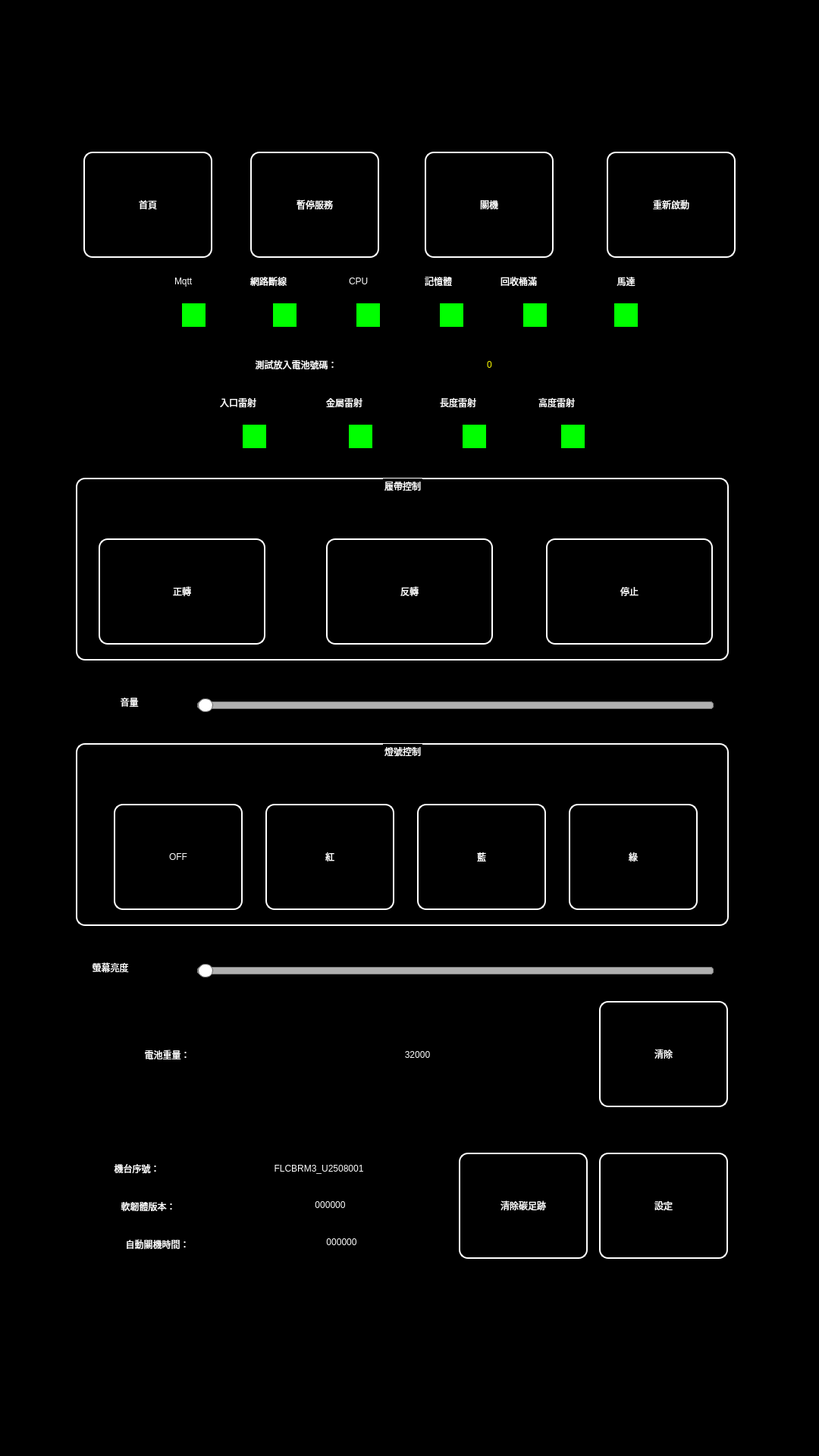
<?xml version="1.0" encoding="UTF-8"?>
<ui version="4.0">
 <class>backstage</class>
 <widget class="QWidget" name="backstage">
  <property name="geometry">
   <rect>
    <x>0</x>
    <y>0</y>
    <width>1080</width>
    <height>1920</height>
   </rect>
  </property>
  <property name="windowTitle">
   <string>Form</string>
  </property>
  <widget class="QWidget" name="sub_widget" native="true">
   <property name="geometry">
    <rect>
     <x>0</x>
     <y>0</y>
     <width>1080</width>
     <height>1920</height>
    </rect>
   </property>
   <property name="styleSheet">
    <string notr="true">QWidget
{
	image: none;
	border: none;
	background-color: rgb(0, 0, 0);
}</string>
   </property>
   <widget class="QPushButton" name="home_btn">
    <property name="geometry">
     <rect>
      <x>110</x>
      <y>200</y>
      <width>170</width>
      <height>140</height>
     </rect>
    </property>
    <property name="styleSheet">
     <string notr="true">QPushButton
{
	font: 700 30px &quot;Noto Sans CJK TC&quot;;
	color: rgb(255, 255, 255);
	image: none;
	border: 2px solid white;   /* 白色邊框，寬度2px */
    border-radius: 12px;       /* 圓角半徑12px，可自行調整 */
    background-color: transparent; /* 背景透明（可依需要改顏色） */
}</string>
    </property>
    <property name="text">
     <string>首頁</string>
    </property>
   </widget>
   <widget class="QPushButton" name="stop_service_btn">
    <property name="geometry">
     <rect>
      <x>330</x>
      <y>200</y>
      <width>170</width>
      <height>140</height>
     </rect>
    </property>
    <property name="styleSheet">
     <string notr="true">QPushButton
{
	font: 700 30px &quot;Noto Sans CJK TC&quot;;
	color: rgb(255, 255, 255);
	image: none;
	border: 2px solid white;   /* 白色邊框，寬度2px */
    border-radius: 12px;       /* 圓角半徑12px，可自行調整 */
    background-color: transparent; /* 背景透明（可依需要改顏色） */
}</string>
    </property>
    <property name="text">
     <string>暫停服務</string>
    </property>
   </widget>
   <widget class="QPushButton" name="system_down_btn">
    <property name="geometry">
     <rect>
      <x>560</x>
      <y>200</y>
      <width>170</width>
      <height>140</height>
     </rect>
    </property>
    <property name="styleSheet">
     <string notr="true">QPushButton
{
	font: 700 30px &quot;Noto Sans CJK TC&quot;;
	color: rgb(255, 255, 255);
	image: none;
	border: 2px solid white;   /* 白色邊框，寬度2px */
    border-radius: 12px;       /* 圓角半徑12px，可自行調整 */
    background-color: transparent; /* 背景透明（可依需要改顏色） */
}</string>
    </property>
    <property name="text">
     <string>關機</string>
    </property>
   </widget>
   <widget class="QPushButton" name="system_reboot_btn">
    <property name="geometry">
     <rect>
      <x>800</x>
      <y>200</y>
      <width>170</width>
      <height>140</height>
     </rect>
    </property>
    <property name="styleSheet">
     <string notr="true">QPushButton
{
	font: 700 30px &quot;Noto Sans CJK TC&quot;;
	color: rgb(255, 255, 255);
	image: none;
	border: 2px solid white;   /* 白色邊框，寬度2px */
    border-radius: 12px;       /* 圓角半徑12px，可自行調整 */
    background-color: transparent; /* 背景透明（可依需要改顏色） */
}</string>
    </property>
    <property name="text">
     <string>重新啟動</string>
    </property>
   </widget>
   <widget class="QPushButton" name="clear_btn">
    <property name="geometry">
     <rect>
      <x>790</x>
      <y>1320</y>
      <width>170</width>
      <height>140</height>
     </rect>
    </property>
    <property name="styleSheet">
     <string notr="true">QPushButton
{
	font: 700 30px &quot;Noto Sans CJK TC&quot;;
	color: rgb(255, 255, 255);
	image: none;
	border: 2px solid white;   /* 白色邊框，寬度2px */
    border-radius: 12px;       /* 圓角半徑12px，可自行調整 */
    background-color: transparent; /* 背景透明（可依需要改顏色） */
}</string>
    </property>
    <property name="text">
     <string>清除</string>
    </property>
   </widget>
   <widget class="QGroupBox" name="groupBox">
    <property name="geometry">
     <rect>
      <x>100</x>
      <y>980</y>
      <width>861</width>
      <height>241</height>
     </rect>
    </property>
    <property name="styleSheet">
     <string notr="true">QGroupBox
{
	font: 700 30px &quot;Noto Sans CJK TC&quot;;
	color: rgb(255, 255, 255);
	image: none;
	border: 2px solid white;   /* 白色邊框，寬度2px */
    border-radius: 12px;       /* 圓角半徑12px，可自行調整 */
    background-color: transparent; /* 背景透明（可依需要改顏色） */
}</string>
    </property>
    <property name="title">
     <string>燈號控制</string>
    </property>
    <property name="alignment">
     <set>Qt::AlignmentFlag::AlignCenter</set>
    </property>
    <widget class="QPushButton" name="green_btn">
     <property name="geometry">
      <rect>
       <x>650</x>
       <y>80</y>
       <width>170</width>
       <height>140</height>
      </rect>
     </property>
     <property name="styleSheet">
      <string notr="true">QPushButton
{
	font: 700 30px &quot;Noto Sans CJK TC&quot;;
	color: rgb(255, 255, 255);
	image: none;
	border: 2px solid white;   /* 白色邊框，寬度2px */
    border-radius: 12px;       /* 圓角半徑12px，可自行調整 */
    background-color: transparent; /* 背景透明（可依需要改顏色） */
}</string>
     </property>
     <property name="text">
      <string>綠</string>
     </property>
    </widget>
    <widget class="QPushButton" name="blue_btn">
     <property name="geometry">
      <rect>
       <x>450</x>
       <y>80</y>
       <width>170</width>
       <height>140</height>
      </rect>
     </property>
     <property name="styleSheet">
      <string notr="true">QPushButton
{
	font: 700 30px &quot;Noto Sans CJK TC&quot;;
	color: rgb(255, 255, 255);
	image: none;
	border: 2px solid white;   /* 白色邊框，寬度2px */
    border-radius: 12px;       /* 圓角半徑12px，可自行調整 */
    background-color: transparent; /* 背景透明（可依需要改顏色） */
}</string>
     </property>
     <property name="text">
      <string>藍</string>
     </property>
    </widget>
    <widget class="QPushButton" name="red_btn">
     <property name="geometry">
      <rect>
       <x>250</x>
       <y>80</y>
       <width>170</width>
       <height>140</height>
      </rect>
     </property>
     <property name="styleSheet">
      <string notr="true">QPushButton
{
	font: 700 30px &quot;Noto Sans CJK TC&quot;;
	color: rgb(255, 255, 255);
	image: none;
	border: 2px solid white;   /* 白色邊框，寬度2px */
    border-radius: 12px;       /* 圓角半徑12px，可自行調整 */
    background-color: transparent; /* 背景透明（可依需要改顏色） */
}</string>
     </property>
     <property name="text">
      <string>紅</string>
     </property>
    </widget>
    <widget class="QPushButton" name="off_btn">
     <property name="geometry">
      <rect>
       <x>50</x>
       <y>80</y>
       <width>170</width>
       <height>140</height>
      </rect>
     </property>
     <property name="styleSheet">
      <string notr="true">QPushButton
{
	font: 700 30px &quot;Noto Sans CJK TC&quot;;
	color: rgb(255, 255, 255);
	image: none;
	border: 2px solid white;   /* 白色邊框，寬度2px */
    border-radius: 12px;       /* 圓角半徑12px，可自行調整 */
    background-color: transparent; /* 背景透明（可依需要改顏色） */
}</string>
     </property>
     <property name="text">
      <string>OFF</string>
     </property>
    </widget>
   </widget>
   <widget class="QGroupBox" name="groupBox_2">
    <property name="geometry">
     <rect>
      <x>100</x>
      <y>630</y>
      <width>861</width>
      <height>241</height>
     </rect>
    </property>
    <property name="styleSheet">
     <string notr="true">QGroupBox
{
	font: 700 30px &quot;Noto Sans CJK TC&quot;;
	color: rgb(255, 255, 255);
	image: none;
	border: 2px solid white;   /* 白色邊框，寬度2px */
    border-radius: 12px;       /* 圓角半徑12px，可自行調整 */
    background-color: transparent; /* 背景透明（可依需要改顏色） */
}</string>
    </property>
    <property name="title">
     <string>履帶控制</string>
    </property>
    <property name="alignment">
     <set>Qt::AlignmentFlag::AlignCenter</set>
    </property>
    <widget class="QPushButton" name="stop_btn">
     <property name="geometry">
      <rect>
       <x>620</x>
       <y>80</y>
       <width>220</width>
       <height>140</height>
      </rect>
     </property>
     <property name="styleSheet">
      <string notr="true">QPushButton
{
	font: 700 30px &quot;Noto Sans CJK TC&quot;;
	color: rgb(255, 255, 255);
	image: none;
	border: 2px solid white;   /* 白色邊框，寬度2px */
    border-radius: 12px;       /* 圓角半徑12px，可自行調整 */
    background-color: transparent; /* 背景透明（可依需要改顏色） */
}</string>
     </property>
     <property name="text">
      <string>停止</string>
     </property>
    </widget>
    <widget class="QPushButton" name="Reverse_btn">
     <property name="geometry">
      <rect>
       <x>330</x>
       <y>80</y>
       <width>220</width>
       <height>140</height>
      </rect>
     </property>
     <property name="styleSheet">
      <string notr="true">QPushButton
{
	font: 700 30px &quot;Noto Sans CJK TC&quot;;
	color: rgb(255, 255, 255);
	image: none;
	border: 2px solid white;   /* 白色邊框，寬度2px */
    border-radius: 12px;       /* 圓角半徑12px，可自行調整 */
    background-color: transparent; /* 背景透明（可依需要改顏色） */
}</string>
     </property>
     <property name="text">
      <string>反轉</string>
     </property>
    </widget>
    <widget class="QPushButton" name="Forward_btn">
     <property name="geometry">
      <rect>
       <x>30</x>
       <y>80</y>
       <width>220</width>
       <height>140</height>
      </rect>
     </property>
     <property name="styleSheet">
      <string notr="true">QPushButton
{
	font: 700 30px &quot;Noto Sans CJK TC&quot;;
	color: rgb(255, 255, 255);
	image: none;
	border: 2px solid white;   /* 白色邊框，寬度2px */
    border-radius: 12px;       /* 圓角半徑12px，可自行調整 */
    background-color: transparent; /* 背景透明（可依需要改顏色） */
}</string>
     </property>
     <property name="text">
      <string>正轉</string>
     </property>
    </widget>
   </widget>
   <widget class="QFrame" name="frame">
    <property name="geometry">
     <rect>
      <x>90</x>
      <y>1500</y>
      <width>681</width>
      <height>171</height>
     </rect>
    </property>
    <property name="styleSheet">
     <string notr="true">QFrame
{
	font: 700 30px &quot;Noto Sans CJK TC&quot;;
	color: rgb(255, 255, 255);
	image: none;
    background-color: transparent; /* 背景透明（可依需要改顏色） */
}</string>
    </property>
    <property name="frameShape">
     <enum>QFrame::Shape::StyledPanel</enum>
    </property>
    <property name="frameShadow">
     <enum>QFrame::Shadow::Raised</enum>
    </property>
    <widget class="QLabel" name="label_5">
     <property name="geometry">
      <rect>
       <x>10</x>
       <y>70</y>
       <width>191</width>
       <height>41</height>
      </rect>
     </property>
     <property name="styleSheet">
      <string notr="true">QLabel
{
	font: 700 30px &quot;Noto Sans CJK TC&quot;;
	color: rgb(255, 255, 255);
	image: none;
    background-color: transparent; /* 背景透明（可依需要改顏色） */
}</string>
     </property>
     <property name="text">
      <string>軟韌體版本：</string>
     </property>
     <property name="alignment">
      <set>Qt::AlignmentFlag::AlignCenter</set>
     </property>
    </widget>
    <widget class="QLabel" name="label_4">
     <property name="geometry">
      <rect>
       <x>10</x>
       <y>20</y>
       <width>161</width>
       <height>41</height>
      </rect>
     </property>
     <property name="styleSheet">
      <string notr="true">QLabel
{
	font: 700 30px &quot;Noto Sans CJK TC&quot;;
	color: rgb(255, 255, 255);
	image: none;
    background-color: transparent; /* 背景透明（可依需要改顏色） */
}</string>
     </property>
     <property name="text">
      <string>機台序號：</string>
     </property>
     <property name="alignment">
      <set>Qt::AlignmentFlag::AlignCenter</set>
     </property>
    </widget>
    <widget class="QLabel" name="sw_fw_version_lb">
     <property name="geometry">
      <rect>
       <x>190</x>
       <y>73</y>
       <width>311</width>
       <height>31</height>
      </rect>
     </property>
     <property name="styleSheet">
      <string notr="true">QLabel
{
	font: 700 25px &quot;Noto Sans CJK TC&quot;;
}</string>
     </property>
     <property name="text">
      <string>000000</string>
     </property>
     <property name="alignment">
      <set>Qt::AlignmentFlag::AlignCenter</set>
     </property>
    </widget>
    <widget class="QLabel" name="deviceId_lb">
     <property name="geometry">
      <rect>
       <x>160</x>
       <y>20</y>
       <width>341</width>
       <height>41</height>
      </rect>
     </property>
     <property name="text">
      <string>FLCBRM3_U2508001</string>
     </property>
     <property name="alignment">
      <set>Qt::AlignmentFlag::AlignCenter</set>
     </property>
    </widget>
    <widget class="QLabel" name="label_14">
     <property name="geometry">
      <rect>
       <x>12</x>
       <y>120</y>
       <width>211</width>
       <height>41</height>
      </rect>
     </property>
     <property name="styleSheet">
      <string notr="true">QLabel
{
	font: 700 30px &quot;Noto Sans CJK TC&quot;;
	color: rgb(255, 255, 255);
	image: none;
    background-color: transparent; /* 背景透明（可依需要改顏色） */
}</string>
     </property>
     <property name="text">
      <string>自動關機時間：</string>
     </property>
     <property name="alignment">
      <set>Qt::AlignmentFlag::AlignCenter</set>
     </property>
    </widget>
    <widget class="QLabel" name="powerOffTime_lb">
     <property name="geometry">
      <rect>
       <x>220</x>
       <y>122</y>
       <width>281</width>
       <height>31</height>
      </rect>
     </property>
     <property name="text">
      <string>000000</string>
     </property>
     <property name="alignment">
      <set>Qt::AlignmentFlag::AlignCenter</set>
     </property>
    </widget>
   </widget>
   <widget class="QLabel" name="totalweight_lb">
    <property name="geometry">
     <rect>
      <x>390</x>
      <y>1330</y>
      <width>321</width>
      <height>121</height>
     </rect>
    </property>
    <property name="styleSheet">
     <string notr="true">QLabel
{
	font: 700 50px &quot;Noto Sans CJK TC&quot;;
	color: rgb(255, 255, 255);
	image: none;
    background-color: transparent; /* 背景透明（可依需要改顏色） */
}</string>
    </property>
    <property name="text">
     <string>32000</string>
    </property>
    <property name="alignment">
     <set>Qt::AlignmentFlag::AlignCenter</set>
    </property>
   </widget>
   <widget class="QLabel" name="battery_lb">
    <property name="geometry">
     <rect>
      <x>60</x>
      <y>1330</y>
      <width>321</width>
      <height>121</height>
     </rect>
    </property>
    <property name="styleSheet">
     <string notr="true">QLabel
{
	font: 700 50px &quot;Noto Sans CJK TC&quot;;
	color: rgb(255, 255, 255);
	image: none;
    background-color: transparent; /* 背景透明（可依需要改顏色） */
}</string>
    </property>
    <property name="text">
     <string>電池重量：</string>
    </property>
    <property name="alignment">
     <set>Qt::AlignmentFlag::AlignCenter</set>
    </property>
   </widget>
   <widget class="QPushButton" name="setting_btn">
    <property name="geometry">
     <rect>
      <x>790</x>
      <y>1520</y>
      <width>170</width>
      <height>140</height>
     </rect>
    </property>
    <property name="styleSheet">
     <string notr="true">QPushButton
{
	font: 700 30px &quot;Noto Sans CJK TC&quot;;
	color: rgb(255, 255, 255);
	image: none;
	border: 2px solid white;   /* 白色邊框，寬度2px */
    border-radius: 12px;       /* 圓角半徑12px，可自行調整 */
    background-color: transparent; /* 背景透明（可依需要改顏色） */
}</string>
    </property>
    <property name="text">
     <string>設定</string>
    </property>
   </widget>
   <widget class="QLabel" name="label">
    <property name="geometry">
     <rect>
      <x>230</x>
      <y>350</y>
      <width>51</width>
      <height>41</height>
     </rect>
    </property>
    <property name="styleSheet">
     <string notr="true">QLabel
{
	font: 700 22px &quot;Noto Sans CJK TC&quot;;
	color: rgb(255, 255, 255);
	image: none;
    background-color: transparent; /* 背景透明（可依需要改顏色） */
}</string>
    </property>
    <property name="text">
     <string>Mqtt</string>
    </property>
   </widget>
   <widget class="QLabel" name="label_2">
    <property name="geometry">
     <rect>
      <x>460</x>
      <y>350</y>
      <width>51</width>
      <height>41</height>
     </rect>
    </property>
    <property name="styleSheet">
     <string notr="true">QLabel
{
	font: 700 22px &quot;Noto Sans CJK TC&quot;;
	color: rgb(255, 255, 255);
	image: none;
    background-color: transparent; /* 背景透明（可依需要改顏色） */
}</string>
    </property>
    <property name="text">
     <string>CPU</string>
    </property>
   </widget>
   <widget class="QLabel" name="label_3">
    <property name="geometry">
     <rect>
      <x>290</x>
      <y>510</y>
      <width>91</width>
      <height>41</height>
     </rect>
    </property>
    <property name="styleSheet">
     <string notr="true">QLabel
{
	font: 700 22px &quot;Noto Sans CJK TC&quot;;
	color: rgb(255, 255, 255);
	image: none;
    background-color: transparent; /* 背景透明（可依需要改顏色） */
}</string>
    </property>
    <property name="text">
     <string>入口雷射</string>
    </property>
   </widget>
   <widget class="QLabel" name="label_6">
    <property name="geometry">
     <rect>
      <x>430</x>
      <y>510</y>
      <width>91</width>
      <height>41</height>
     </rect>
    </property>
    <property name="styleSheet">
     <string notr="true">QLabel
{
	font: 700 22px &quot;Noto Sans CJK TC&quot;;
	color: rgb(255, 255, 255);
	image: none;
    background-color: transparent; /* 背景透明（可依需要改顏色） */
}</string>
    </property>
    <property name="text">
     <string>金屬雷射</string>
    </property>
   </widget>
   <widget class="QLabel" name="label_7">
    <property name="geometry">
     <rect>
      <x>580</x>
      <y>510</y>
      <width>91</width>
      <height>41</height>
     </rect>
    </property>
    <property name="styleSheet">
     <string notr="true">QLabel
{
	font: 700 22px &quot;Noto Sans CJK TC&quot;;
	color: rgb(255, 255, 255);
	image: none;
    background-color: transparent; /* 背景透明（可依需要改顏色） */
}</string>
    </property>
    <property name="text">
     <string>長度雷射</string>
    </property>
   </widget>
   <widget class="QLabel" name="label_8">
    <property name="geometry">
     <rect>
      <x>710</x>
      <y>510</y>
      <width>91</width>
      <height>41</height>
     </rect>
    </property>
    <property name="styleSheet">
     <string notr="true">QLabel
{
	font: 700 22px &quot;Noto Sans CJK TC&quot;;
	color: rgb(255, 255, 255);
	image: none;
    background-color: transparent; /* 背景透明（可依需要改顏色） */
}</string>
    </property>
    <property name="text">
     <string>高度雷射</string>
    </property>
   </widget>
   <widget class="QLabel" name="label_9">
    <property name="geometry">
     <rect>
      <x>660</x>
      <y>350</y>
      <width>91</width>
      <height>41</height>
     </rect>
    </property>
    <property name="styleSheet">
     <string notr="true">QLabel
{
	font: 700 22px &quot;Noto Sans CJK TC&quot;;
	color: rgb(255, 255, 255);
	image: none;
    background-color: transparent; /* 背景透明（可依需要改顏色） */
}</string>
    </property>
    <property name="text">
     <string>回收桶滿</string>
    </property>
   </widget>
   <widget class="QLabel" name="label_10">
    <property name="geometry">
     <rect>
      <x>330</x>
      <y>350</y>
      <width>91</width>
      <height>41</height>
     </rect>
    </property>
    <property name="styleSheet">
     <string notr="true">QLabel
{
	font: 700 22px &quot;Noto Sans CJK TC&quot;;
	color: rgb(255, 255, 255);
	image: none;
    background-color: transparent; /* 背景透明（可依需要改顏色） */
}</string>
    </property>
    <property name="text">
     <string>網路斷線</string>
    </property>
   </widget>
   <widget class="QLabel" name="label_11">
    <property name="geometry">
     <rect>
      <x>780</x>
      <y>350</y>
      <width>91</width>
      <height>41</height>
     </rect>
    </property>
    <property name="styleSheet">
     <string notr="true">QLabel
{
	font: 700 22px &quot;Noto Sans CJK TC&quot;;
	color: rgb(255, 255, 255);
	image: none;
    background-color: transparent; /* 背景透明（可依需要改顏色） */
}</string>
    </property>
    <property name="text">
     <string>馬達</string>
    </property>
    <property name="alignment">
     <set>Qt::AlignmentFlag::AlignCenter</set>
    </property>
   </widget>
   <widget class="QLabel" name="mqtt_lb">
    <property name="geometry">
     <rect>
      <x>240</x>
      <y>400</y>
      <width>31</width>
      <height>31</height>
     </rect>
    </property>
    <property name="styleSheet">
     <string notr="true">QLabel
{
	image: none;
    background-color: #00ff00;
	/*background-color: #ff0000;*/
}</string>
    </property>
    <property name="text">
     <string/>
    </property>
   </widget>
   <widget class="QLabel" name="net_lb">
    <property name="geometry">
     <rect>
      <x>360</x>
      <y>400</y>
      <width>31</width>
      <height>31</height>
     </rect>
    </property>
    <property name="styleSheet">
     <string notr="true">QLabel
{
	image: none;
    background-color: #00ff00;
	/*background-color: #ff0000;*/
}</string>
    </property>
    <property name="text">
     <string/>
    </property>
   </widget>
   <widget class="QLabel" name="cpu_lb">
    <property name="geometry">
     <rect>
      <x>470</x>
      <y>400</y>
      <width>31</width>
      <height>31</height>
     </rect>
    </property>
    <property name="styleSheet">
     <string notr="true">QLabel
{
	image: none;
    background-color: #00ff00;
	/*background-color: #ff0000;*/
}</string>
    </property>
    <property name="text">
     <string/>
    </property>
   </widget>
   <widget class="QLabel" name="full_lb">
    <property name="geometry">
     <rect>
      <x>690</x>
      <y>400</y>
      <width>31</width>
      <height>31</height>
     </rect>
    </property>
    <property name="styleSheet">
     <string notr="true">QLabel
{
	image: none;
    background-color: #00ff00;
	/*background-color: #ff0000;*/
}</string>
    </property>
    <property name="text">
     <string/>
    </property>
   </widget>
   <widget class="QLabel" name="motor_lb">
    <property name="geometry">
     <rect>
      <x>810</x>
      <y>400</y>
      <width>31</width>
      <height>31</height>
     </rect>
    </property>
    <property name="styleSheet">
     <string notr="true">QLabel
{
	image: none;
    background-color: #00ff00;
	/*background-color: #ff0000;*/
}</string>
    </property>
    <property name="text">
     <string/>
    </property>
   </widget>
   <widget class="QLabel" name="gate_laser_lb">
    <property name="geometry">
     <rect>
      <x>320</x>
      <y>560</y>
      <width>31</width>
      <height>31</height>
     </rect>
    </property>
    <property name="styleSheet">
     <string notr="true">QLabel
{
	image: none;
    background-color: #00ff00;
	/*background-color: #ff0000;*/
}</string>
    </property>
    <property name="text">
     <string/>
    </property>
   </widget>
   <widget class="QLabel" name="Metal_laser_lb">
    <property name="geometry">
     <rect>
      <x>460</x>
      <y>560</y>
      <width>31</width>
      <height>31</height>
     </rect>
    </property>
    <property name="styleSheet">
     <string notr="true">QLabel
{
	image: none;
    background-color: #00ff00;
	/*background-color: #ff0000;*/
}</string>
    </property>
    <property name="text">
     <string/>
    </property>
   </widget>
   <widget class="QLabel" name="length_laser_lb">
    <property name="geometry">
     <rect>
      <x>610</x>
      <y>560</y>
      <width>31</width>
      <height>31</height>
     </rect>
    </property>
    <property name="styleSheet">
     <string notr="true">QLabel
{
	image: none;
    background-color: #00ff00;
	/*background-color: #ff0000;*/
}</string>
    </property>
    <property name="text">
     <string/>
    </property>
   </widget>
   <widget class="QLabel" name="height_laser_lb">
    <property name="geometry">
     <rect>
      <x>740</x>
      <y>560</y>
      <width>31</width>
      <height>31</height>
     </rect>
    </property>
    <property name="styleSheet">
     <string notr="true">QLabel
{
	image: none;
    background-color: #00ff00;
	/*background-color: #ff0000;*/
}</string>
    </property>
    <property name="text">
     <string/>
    </property>
   </widget>
   <widget class="QLabel" name="label_12">
    <property name="geometry">
     <rect>
      <x>290</x>
      <y>460</y>
      <width>201</width>
      <height>41</height>
     </rect>
    </property>
    <property name="styleSheet">
     <string notr="true">QLabel
{
	font: 700 22px &quot;Noto Sans CJK TC&quot;;
	color: rgb(255, 255, 255);
	image: none;
    background-color: transparent; /* 背景透明（可依需要改顏色） */
}</string>
    </property>
    <property name="text">
     <string>測試放入電池號碼：</string>
    </property>
    <property name="alignment">
     <set>Qt::AlignmentFlag::AlignCenter</set>
    </property>
   </widget>
   <widget class="QLabel" name="current_battery_lb">
    <property name="geometry">
     <rect>
      <x>510</x>
      <y>460</y>
      <width>271</width>
      <height>41</height>
     </rect>
    </property>
    <property name="styleSheet">
     <string notr="true">QLabel
{
	font: 700 30px &quot;Noto Sans CJK TC&quot;;
	/*color: rgb(255, 255, 255);*/
	color:#ffff00;
	image: none;
    background-color: transparent; /* 背景透明（可依需要改顏色） */
}</string>
    </property>
    <property name="text">
     <string>0</string>
    </property>
    <property name="alignment">
     <set>Qt::AlignmentFlag::AlignCenter</set>
    </property>
   </widget>
   <widget class="QSlider" name="voice_control">
    <property name="geometry">
     <rect>
      <x>260</x>
      <y>890</y>
      <width>681</width>
      <height>81</height>
     </rect>
    </property>
    <property name="styleSheet">
     <string notr="true">QSlider::groove:horizontal {
    border: 1px solid #999999;
    height: 8px;                     /* 槽的高度 */
    background: #e0e0e0;
    border-radius: 4px;
}

QSlider::sub-page:horizontal {
    background: qlineargradient(x1:0, y1:0, x2:1, y2:0,
                                stop:0 #66ccff, stop:1 #3399ff); /* 已選擇區塊顏色 */
    border: 1px solid #777;
    height: 8px;
    border-radius: 4px;
}

QSlider::add-page:horizontal {
    background: #b0b0b0;   /* 未選擇區塊 */
    border: 1px solid #777;
    height: 8px;
    border-radius: 4px;
}

QSlider::handle:horizontal {
    background: white;
    border: 1px solid #666;
    width: 18px;           /* 滑塊大小 */
    margin: -5px 0;        /* 上下突出一點 */
    border-radius: 9px;
}

QSlider::handle:horizontal:hover {
    background: #66ccff;   /* 滑過效果 */
    border: 1px solid #3399ff;
}</string>
    </property>
    <property name="maximum">
     <number>100</number>
    </property>
    <property name="singleStep">
     <number>0</number>
    </property>
    <property name="orientation">
     <enum>Qt::Orientation::Horizontal</enum>
    </property>
   </widget>
   <widget class="QLabel" name="totalweight_lb_2">
    <property name="geometry">
     <rect>
      <x>120</x>
      <y>880</y>
      <width>101</width>
      <height>91</height>
     </rect>
    </property>
    <property name="styleSheet">
     <string notr="true">QLabel
{
	font: 700 50px &quot;Noto Sans CJK TC&quot;;
	color: rgb(255, 255, 255);
	image: none;
    background-color: transparent; /* 背景透明（可依需要改顏色） */
}</string>
    </property>
    <property name="text">
     <string>音量</string>
    </property>
    <property name="alignment">
     <set>Qt::AlignmentFlag::AlignCenter</set>
    </property>
   </widget>
   <widget class="QLabel" name="mem_lb">
    <property name="geometry">
     <rect>
      <x>580</x>
      <y>400</y>
      <width>31</width>
      <height>31</height>
     </rect>
    </property>
    <property name="styleSheet">
     <string notr="true">QLabel
{
	image: none;
    background-color: #00ff00;
	/*background-color: #ff0000;*/
}</string>
    </property>
    <property name="text">
     <string/>
    </property>
   </widget>
   <widget class="QLabel" name="label_13">
    <property name="geometry">
     <rect>
      <x>560</x>
      <y>350</y>
      <width>71</width>
      <height>41</height>
     </rect>
    </property>
    <property name="styleSheet">
     <string notr="true">QLabel
{
	font: 700 22px &quot;Noto Sans CJK TC&quot;;
	color: rgb(255, 255, 255);
	image: none;
    background-color: transparent; /* 背景透明（可依需要改顏色） */
}</string>
    </property>
    <property name="text">
     <string>記憶體</string>
    </property>
   </widget>
   <widget class="QLabel" name="totalweight_lb_3">
    <property name="geometry">
     <rect>
      <x>40</x>
      <y>1230</y>
      <width>211</width>
      <height>91</height>
     </rect>
    </property>
    <property name="styleSheet">
     <string notr="true">QLabel
{
	font: 700 50px &quot;Noto Sans CJK TC&quot;;
	color: rgb(255, 255, 255);
	image: none;
    background-color: transparent; /* 背景透明（可依需要改顏色） */
}</string>
    </property>
    <property name="text">
     <string>螢幕亮度</string>
    </property>
    <property name="alignment">
     <set>Qt::AlignmentFlag::AlignCenter</set>
    </property>
   </widget>
   <widget class="QSlider" name="brightness_control">
    <property name="geometry">
     <rect>
      <x>260</x>
      <y>1250</y>
      <width>681</width>
      <height>61</height>
     </rect>
    </property>
    <property name="styleSheet">
     <string notr="true">QSlider::groove:horizontal {
    border: 1px solid #999999;
    height: 8px;                     /* 槽的高度 */
    background: #e0e0e0;
    border-radius: 4px;
}

QSlider::sub-page:horizontal {
    background: qlineargradient(x1:0, y1:0, x2:1, y2:0,
                                stop:0 #66ccff, stop:1 #3399ff); /* 已選擇區塊顏色 */
    border: 1px solid #777;
    height: 8px;
    border-radius: 4px;
}

QSlider::add-page:horizontal {
    background: #b0b0b0;   /* 未選擇區塊 */
    border: 1px solid #777;
    height: 8px;
    border-radius: 4px;
}

QSlider::handle:horizontal {
    background: white;
    border: 1px solid #666;
    width: 18px;           /* 滑塊大小 */
    margin: -5px 0;        /* 上下突出一點 */
    border-radius: 9px;
}

QSlider::handle:horizontal:hover {
    background: #66ccff;   /* 滑過效果 */
    border: 1px solid #3399ff;
}</string>
    </property>
    <property name="maximum">
     <number>100</number>
    </property>
    <property name="singleStep">
     <number>0</number>
    </property>
    <property name="orientation">
     <enum>Qt::Orientation::Horizontal</enum>
    </property>
   </widget>
   <widget class="QPushButton" name="clear_carbon_btn">
    <property name="geometry">
     <rect>
      <x>605</x>
      <y>1520</y>
      <width>170</width>
      <height>140</height>
     </rect>
    </property>
    <property name="styleSheet">
     <string notr="true">QPushButton
{
	font: 700 30px &quot;Noto Sans CJK TC&quot;;
	color: rgb(255, 255, 255);
	image: none;
	border: 2px solid white;   /* 白色邊框，寬度2px */
    border-radius: 12px;       /* 圓角半徑12px，可自行調整 */
    background-color: transparent; /* 背景透明（可依需要改顏色） */
}</string>
    </property>
    <property name="text">
     <string>清除碳足跡</string>
    </property>
   </widget>
   <zorder>groupBox_2</zorder>
   <zorder>home_btn</zorder>
   <zorder>stop_service_btn</zorder>
   <zorder>system_down_btn</zorder>
   <zorder>system_reboot_btn</zorder>
   <zorder>clear_btn</zorder>
   <zorder>groupBox</zorder>
   <zorder>frame</zorder>
   <zorder>totalweight_lb</zorder>
   <zorder>battery_lb</zorder>
   <zorder>setting_btn</zorder>
   <zorder>label</zorder>
   <zorder>label_2</zorder>
   <zorder>label_3</zorder>
   <zorder>label_6</zorder>
   <zorder>label_7</zorder>
   <zorder>label_8</zorder>
   <zorder>label_9</zorder>
   <zorder>label_10</zorder>
   <zorder>label_11</zorder>
   <zorder>mqtt_lb</zorder>
   <zorder>net_lb</zorder>
   <zorder>cpu_lb</zorder>
   <zorder>full_lb</zorder>
   <zorder>motor_lb</zorder>
   <zorder>gate_laser_lb</zorder>
   <zorder>Metal_laser_lb</zorder>
   <zorder>length_laser_lb</zorder>
   <zorder>height_laser_lb</zorder>
   <zorder>label_12</zorder>
   <zorder>current_battery_lb</zorder>
   <zorder>voice_control</zorder>
   <zorder>totalweight_lb_2</zorder>
   <zorder>mem_lb</zorder>
   <zorder>label_13</zorder>
   <zorder>totalweight_lb_3</zorder>
   <zorder>brightness_control</zorder>
   <zorder>clear_carbon_btn</zorder>
  </widget>
 </widget>
 <resources/>
 <connections/>
</ui>
